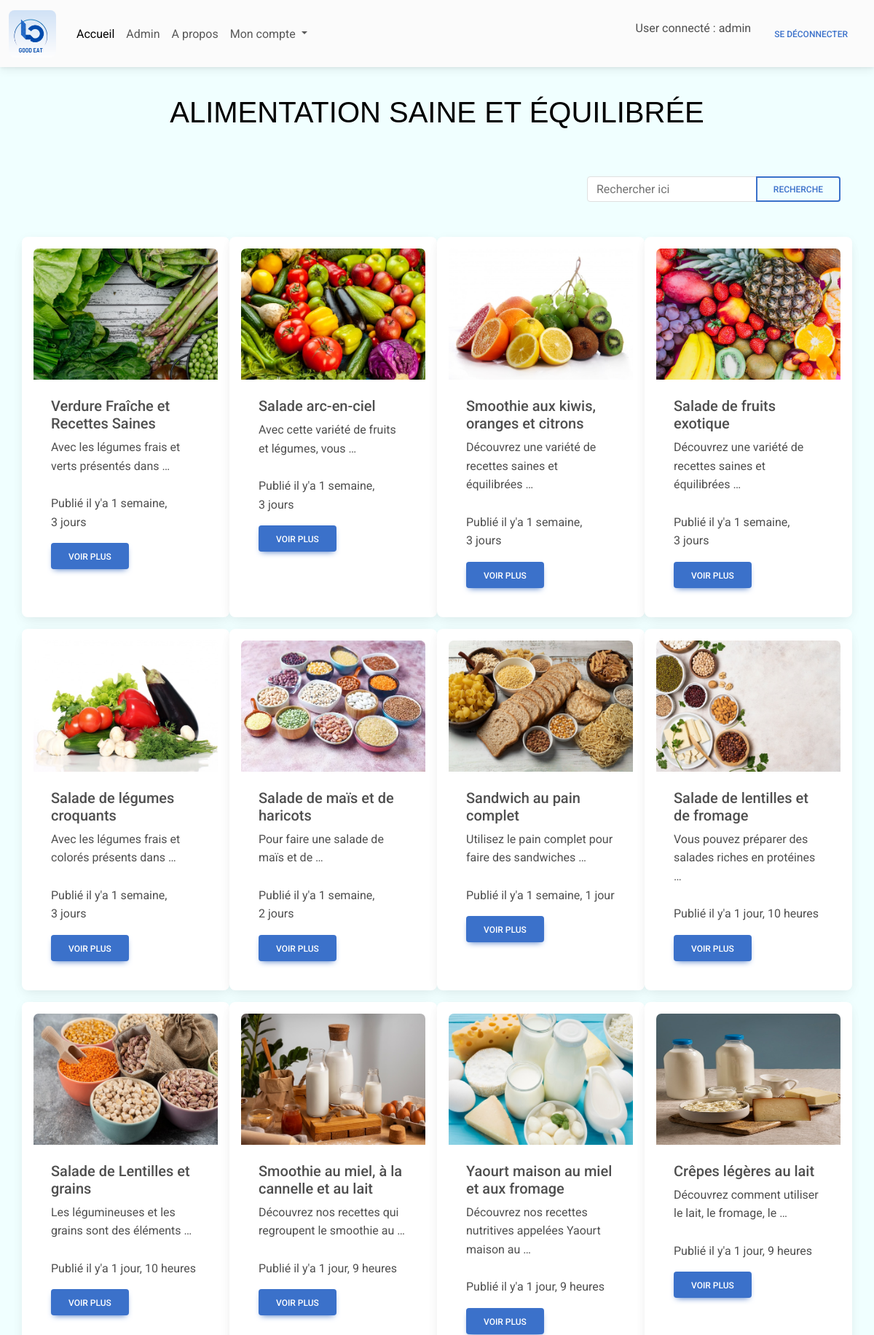
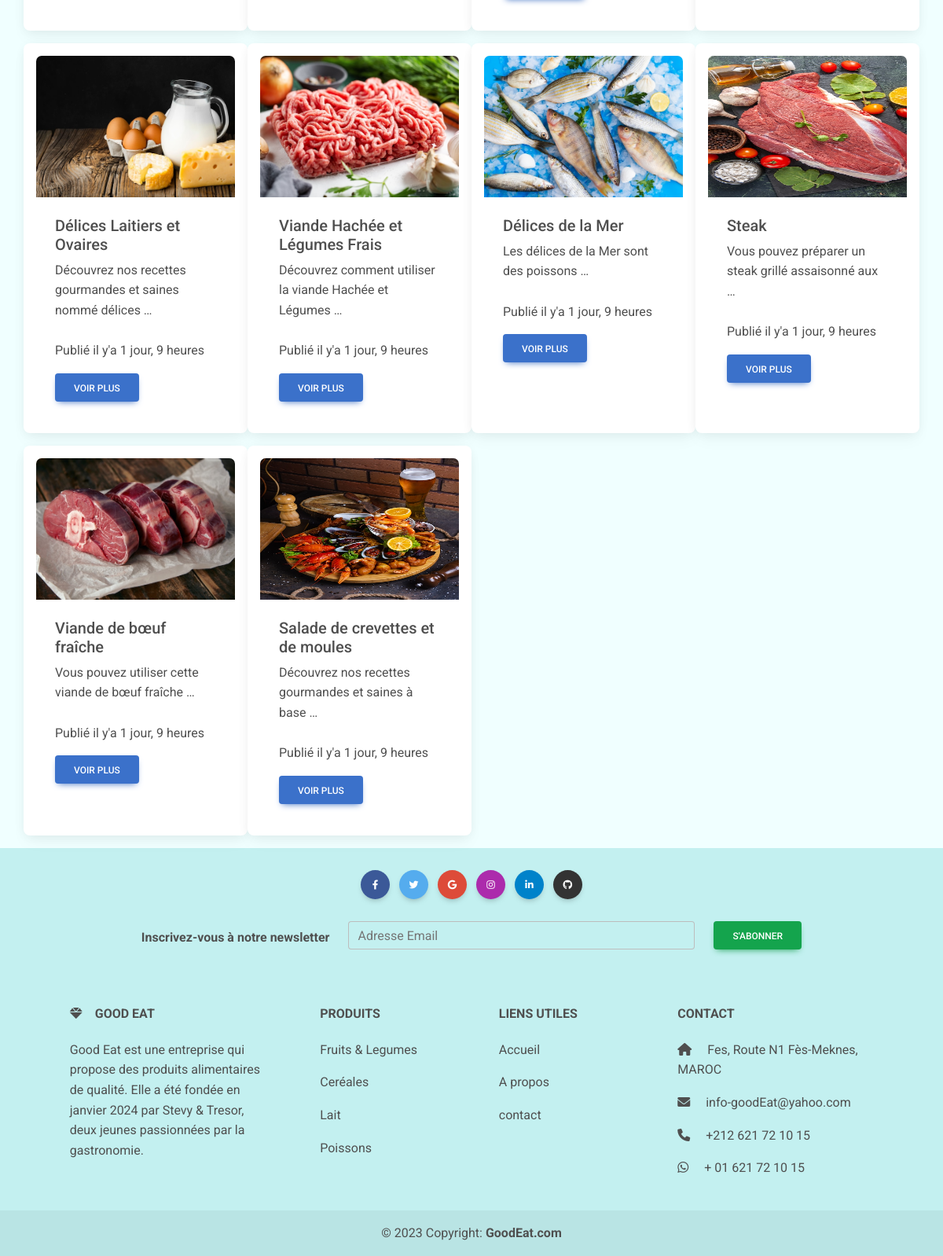
The app's page / (signed in) with its own data (2 pictures, top to bottom).
### my_blog/models.py (models this page shows)
class Produit(models.Model):
    title = models.CharField(max_length = 60)
    desc = models.TextField()
    category = models.ForeignKey(Category, on_delete=models.CASCADE,null=True)
    user = models.ForeignKey(User, on_delete=models.CASCADE)
    image = models.ImageField(upload_to = "")
    created_add = models.DateTimeField(auto_now_add=True)
    update_add = models.DateTimeField(auto_now_add=True)
    def __str__(self):
        return self.title

### my_blog/views.py (the view)
# urls.py: path('', views.home, name='home'),
def home(resquest):
    list_produits = Produit.objects.all()
    context = {"liste_produits":list_produits}
    return render(resquest, 'index.html',context)

### my_blog/templates/index.html (shortened to what this page needs)
{% load static%}
<html>
    {% include "_head.html" %}
<body>
    {% include "headerConnexion.html" %}
<div id="titre">
  <h1 class="text-black my-5 text-center">Alimentation saine et équilibrée</h1>
</div>
<div class="container">
  <div class="row">
    <div class="mb-3 p-3 col-10 col-md-8 col-lg-4 col-xl-4"></div>
    <div class="mb-3 p-3 col-10 col-md-8 col-lg-4 col-xl-4"></div>
    <div class="mb-3 p-3 col-10 col-md-8 col-lg-4 col-xl-4">
      <form class="d-flex input-group w-auto" id="formDeRecherche" action="{% url "search" %}">
        <input
          type="search"
          class="form-control"
          placeholder="Rechercher ici"
          aria-label="Search"
          name="produit"
          id="barreDeRecherche"
        />
        <button
          data-mdb-ripple-init
          class="btn btn-outline-primary"
          type="button"
          data-mdb-ripple-color="dark"
          id="boutonRechercher"
        >
          Recherche
        </button>
      </form>
    </div>
  </div>
</div>
<div class="container">
  <div class="row">
    {% for produit in liste_produits %}
    <div class="card mb-3 p-3 col-12 col-md-6 col-lg-3 col-xl-3">
      <a href="{% url 'detail' produit.id %}">
        <img
          src="{{produit.image.url}}"
          class="card-img-top images"
          alt="Fissure in Sandstone"
          style="height: 180px"
        />
      </a>
      <div class="card-body">
        <h5 class="card-title">{{produit}}</h5>
        <p class="card-text">
          {{produit.desc | truncatewords:8}} <br /><br />
          Publié il y'a {{produit.created_add|timesince}}
        </p>
        <a
          href="{% url 'detail' produit.id %}"
          class="btn btn-primary"
          data-mdb-ripple-init
          >
          Voir plus
        </a >
      </div>
    </div>
    {% endfor %}
  </div>
</div>
{% include "_footer.html" %}
</body>
</html>

### my_blog/templates/headerConnexion.html (shortened to what this page needs)
{% load static %}
<div id="navbar">
  <nav class="navbar navbar-expand-lg fixed-top navbar-light bg-body-tertiary">
    <div class="container-fluid">
      <a class="navbar-brand" href="{% url 'home' %}">
        <img src="{% static "img/GoodEat_Mylogo.png" %}" alt="Logo" id='logo'
        loading="lazy" />
      </a>
      <div class="collapse navbar-collapse" id="navbarTogglerDemo02">
        <ul class="navbar-nav me-auto mb-2 mb-lg-0">
          <li class="nav-item">
            <a
              class="nav-link active"
              aria-current="page"
              href="{% url 'home' %}"
              >Accueil</a
            >
          </li>
          <li class="nav-item">
            <a class="nav-link" href="#">Admin</a>
          </li>
          <li class="nav-item">
            <a class="nav-link" href="{% url 'Apropos' %}">A propos</a>
          </li>
          <li class="nav-item dropdown">
            <a
              data-mdb-dropdown-init
              class="nav-link dropdown-toggle"
              href="#"
              id="navbarDropdownMenuLink"
              role="button"
              aria-expanded="false"
            >
              Mon compte
            </a>
          </li>
        </ul>
        {% if user.is_authenticated %}
        <p>User connecté : {{ user.username }}</p>
        <a class="nav-link" href="{% url 'logout-blog' %}">
          <button
            data-mdb-ripple-init
            type="button"
            class="btn btn-link px-3 ms-3 me-2"
          >
            Se déconnecter
          </button>
        </a>
        {% endif %}
      </div>
    </div>
  </nav>
</div>

### my_blog/static/css/style.css (style rules this page uses)
#navbar { margin-bottom: 130px; }
#logo { height: 65px; border-radius: 8px; }
#titre { font-family: 'Franklin Gothic Medium', 'Arial Narrow', Arial, sans-serif, Poppins; text-transform: uppercase; }
body { background-color: azure; }

### records on screen
Produit: image (picture), title "Verdure Fraîche et Recettes Saines", desc "Avec les légumes frais et verts présentés dans …", created_add "1 semaine, 3 jours"
Produit: image (picture), title "Salade arc-en-ciel", desc "Avec cette variété de fruits et légumes, vous …", created_add "1 semaine, 3 jours"
Produit: image (picture), title "Smoothie aux kiwis, oranges et citrons", desc "Découvrez une variété de recettes saines et équilibrées …", created_add "1 semaine, 3 jours"
Produit: image (picture), title "Salade de fruits exotique", desc "Découvrez une variété de recettes saines et équilibrées …", created_add "1 semaine, 3 jours"
Produit: image (picture), title "Salade de légumes croquants", desc "Avec les légumes frais et colorés présents dans …", created_add "1 semaine, 3 jours"
Produit: image (picture), title "Salade de maïs et de haricots", desc "Pour faire une salade de maïs et de …", created_add "1 semaine, 2 jours"
Produit: image (picture), title "Sandwich au pain complet", desc "Utilisez le pain complet pour faire des sandwiches …", created_add "1 semaine, 1 jour"
Produit: image (picture), title "Salade de lentilles et de fromage", desc "Vous pouvez préparer des salades riches en protéines …", created_add "1 jour, 10 heures"
Produit: image (picture), title "Salade de Lentilles et grains", desc "Les légumineuses et les grains sont des éléments …", created_add "1 jour, 10 heures"
Produit: image (picture), title "Smoothie au miel, à la cannelle et au lait", desc "Découvrez nos recettes qui regroupent le smoothie au …", created_add "1 jour, 9 heures"
Produit: image (picture), title "Yaourt maison au miel et aux fromage", desc "Découvrez nos recettes nutritives appelées Yaourt maison au …", created_add "1 jour, 9 heures"
Produit: image (picture), title "Crêpes légères au lait", desc "Découvrez comment utiliser le lait, le fromage, le …", created_add "1 jour, 9 heures"
Produit: image (picture), title "Délices Laitiers et Ovaires", desc "Découvrez nos recettes gourmandes et saines nommé délices …", created_add "1 jour, 9 heures"
Produit: image (picture), title "Viande Hachée et Légumes Frais", desc "Découvrez comment utiliser la viande Hachée et Légumes …", created_add "1 jour, 9 heures"
Produit: image (picture), title "Délices de la Mer", desc "Les délices de la Mer sont des poissons …", created_add "1 jour, 9 heures"
Produit: image (picture), title "Steak", desc "Vous pouvez préparer un steak grillé assaisonné aux …", created_add "1 jour, 9 heures"
Produit: image (picture), title "Viande de bœuf fraîche", desc "Vous pouvez utiliser cette viande de bœuf fraîche …", created_add "1 jour, 9 heures"
Produit: image (picture), title "Salade de crevettes et de moules", desc "Découvrez nos recettes gourmandes et saines à base …", created_add "1 jour, 9 heures"

### other values on screen
{{ user.username }} "admin"
